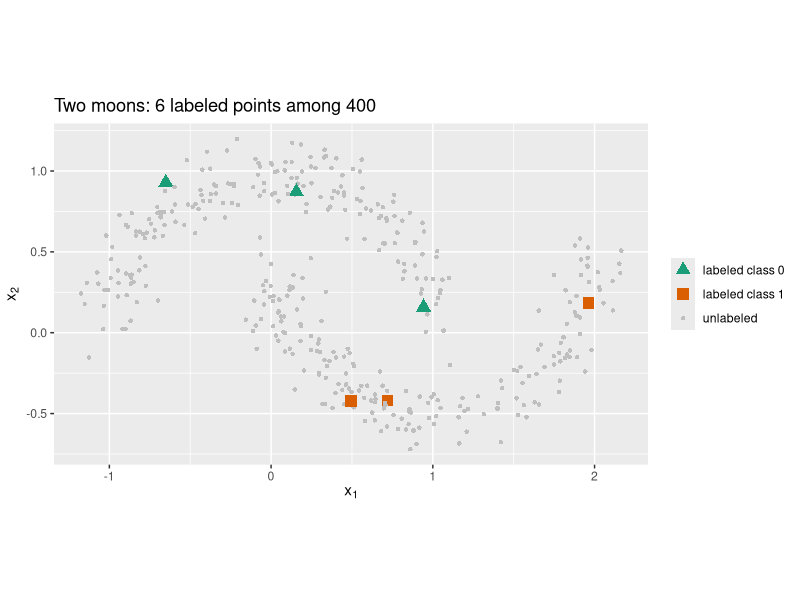
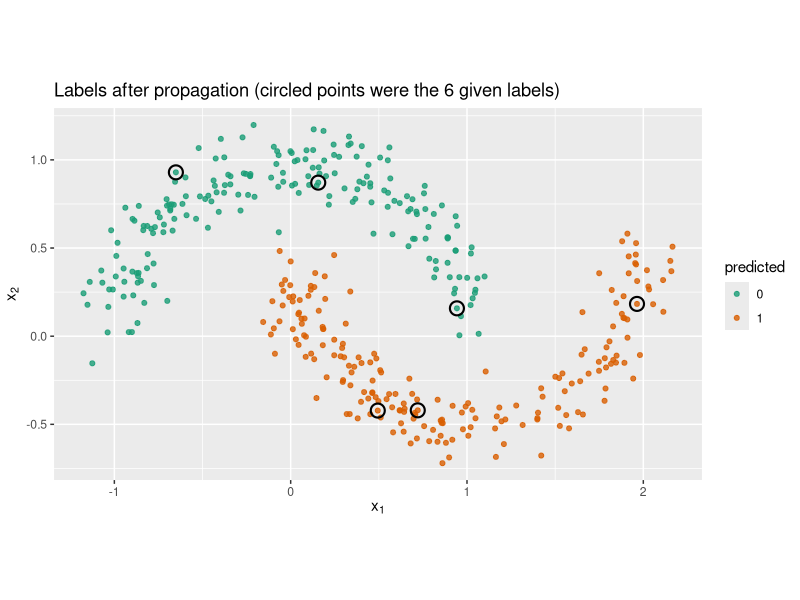

The R source for these figures, in order:
## ---- chunk 1
#| include: false
suppressPackageStartupMessages(library(tidyverse))
## ---- chunk 2
set.seed(1)

# Generate a two-moons dataset.
make_moons <- function(n, noise = 0.12) {
  n1 <- n %/% 2
  n2 <- n - n1
  # upper moon (class 0)
  t1 <- runif(n1, 0, pi)
  x1 <- cbind(cos(t1), sin(t1))
  # lower moon (class 1), shifted
  t2 <- runif(n2, 0, pi)
  x2 <- cbind(1 - cos(t2), 0.5 - sin(t2))
  X <- rbind(x1, x2)
  X <- X + matrix(rnorm(2 * n, sd = noise), ncol = 2)
  y <- c(rep(0L, n1), rep(1L, n2))
  list(X = X, y = y)
}

dat <- make_moons(400, noise = 0.10)
X <- dat$X
y_true <- dat$y
n <- nrow(X)

# Reveal only a few labels per class; the rest are unlabeled (-1).
n_lab_per_class <- 3
lab_idx <- c(
  sample(which(y_true == 0), n_lab_per_class),
  sample(which(y_true == 1), n_lab_per_class)
)
y_obs <- rep(-1L, n)          # -1 marks unlabeled
y_obs[lab_idx] <- y_true[lab_idx]

cat("Labeled points:", length(lab_idx),
    " Unlabeled points:", sum(y_obs == -1), "\n")
## ---- chunk 3
library(ggplot2)

plot_df <- data.frame(
  x1 = X[, 1], x2 = X[, 2],
  status = ifelse(y_obs == -1, "unlabeled",
                  ifelse(y_obs == 0, "labeled class 0", "labeled class 1"))
)

ggplot(plot_df, aes(x1, x2)) +
  geom_point(aes(color = status, size = status, shape = status)) +
  scale_color_manual(values = c("unlabeled" = "grey75",
                                "labeled class 0" = "#1b9e77",
                                "labeled class 1" = "#d95f02")) +
  scale_size_manual(values = c("unlabeled" = 1.2,
                               "labeled class 0" = 3.5,
                               "labeled class 1" = 3.5)) +
  scale_shape_manual(values = c("unlabeled" = 16,
                                "labeled class 0" = 17,
                                "labeled class 1" = 15)) +
  labs(title = "Two moons: 6 labeled points among 400",
       x = expression(x[1]), y = expression(x[2]),
       color = NULL, size = NULL, shape = NULL) +
  coord_equal()
## ---- chunk 4
# Pairwise squared Euclidean distances.
sq_dist <- as.matrix(dist(X))^2

# k-nearest-neighbor Gaussian weights (symmetrized).
knn_gaussian_W <- function(D2, k = 10, sigma = NULL) {
  n <- nrow(D2)
  if (is.null(sigma)) {
    # median heuristic on nonzero distances
    sigma <- sqrt(median(D2[D2 > 0]))
  }
  Wfull <- exp(-D2 / (2 * sigma^2))
  W <- matrix(0, n, n)
  for (i in seq_len(n)) {
    ord <- order(D2[i, ])
    nbrs <- ord[2:(k + 1)]          # skip self
    W[i, nbrs] <- Wfull[i, nbrs]
  }
  W <- pmax(W, t(W))                # symmetrize
  diag(W) <- 0
  W
}

W <- knn_gaussian_W(sq_dist, k = 10)
D <- rowSums(W)

# One-hot label matrix Y (n x C); unlabeled rows are all zero.
C <- 2
Y <- matrix(0, n, C)
for (i in lab_idx) Y[i, y_obs[i] + 1L] <- 1

L <- which(y_obs != -1)
Uidx <- which(y_obs == -1)
## ---- chunk 5
# --- Label propagation: harmonic solution with clamped labels ---
# F_U = (I - P_UU)^{-1} P_UL Y_L,  where P = D^{-1} W.
P <- W / D                                  # row-normalized transition matrix
P_UU <- P[Uidx, Uidx]
P_UL <- P[Uidx, L]
F_U  <- solve(diag(length(Uidx)) - P_UU, P_UL %*% Y[L, , drop = FALSE])

pred_lp <- rep(NA_integer_, n)
pred_lp[L]    <- y_obs[L]
pred_lp[Uidx] <- max.col(F_U) - 1L

# --- Label spreading: F* = (1 - alpha)(I - alpha S)^{-1} Y ---
alpha <- 0.99
Dinv_sqrt <- 1 / sqrt(D)
S <- (Dinv_sqrt) * W * rep(Dinv_sqrt, each = n)   # D^{-1/2} W D^{-1/2}
F_star <- (1 - alpha) * solve(diag(n) - alpha * S, Y)

pred_ls <- max.col(F_star) - 1L

# --- Supervised baseline: 1-NN trained on the 6 labeled points only ---
nn_predict <- function(Xtr, ytr, Xte) {
  apply(Xte, 1, function(q) {
    d <- colSums((t(Xtr) - q)^2)
    ytr[which.min(d)]
  })
}
pred_nn <- nn_predict(X[L, , drop = FALSE], y_obs[L], X)
## ---- chunk 6
acc_on_U <- function(pred) mean(pred[Uidx] == y_true[Uidx])

results <- data.frame(
  method = c("Supervised 1-NN (labels only)",
             "Label propagation (clamped)",
             "Label spreading (soft clamp)"),
  uses_unlabeled = c("no", "yes", "yes"),
  accuracy_on_unlabeled = round(
    c(acc_on_U(pred_nn), acc_on_U(pred_lp), acc_on_U(pred_ls)), 3
  )
)

knitr::kable(
  results,
  caption = "Accuracy on the held-out unlabeled points. The supervised baseline sees only the six labels; the graph methods also use the 394 unlabeled points to trace the manifold."
)
## ---- chunk 7
res_df <- data.frame(
  x1 = X[, 1], x2 = X[, 2],
  predicted = factor(pred_lp, levels = c(0, 1)),
  is_labeled = y_obs != -1
)

ggplot(res_df, aes(x1, x2)) +
  geom_point(aes(color = predicted), size = 1.4, alpha = 0.8) +
  geom_point(data = subset(res_df, is_labeled),
             shape = 21, fill = NA, color = "black",
             size = 4, stroke = 1.1) +
  scale_color_manual(values = c("0" = "#1b9e77", "1" = "#d95f02")) +
  labs(title = "Labels after propagation (circled points were the 6 given labels)",
       x = expression(x[1]), y = expression(x[2]), color = "predicted") +
  coord_equal()
